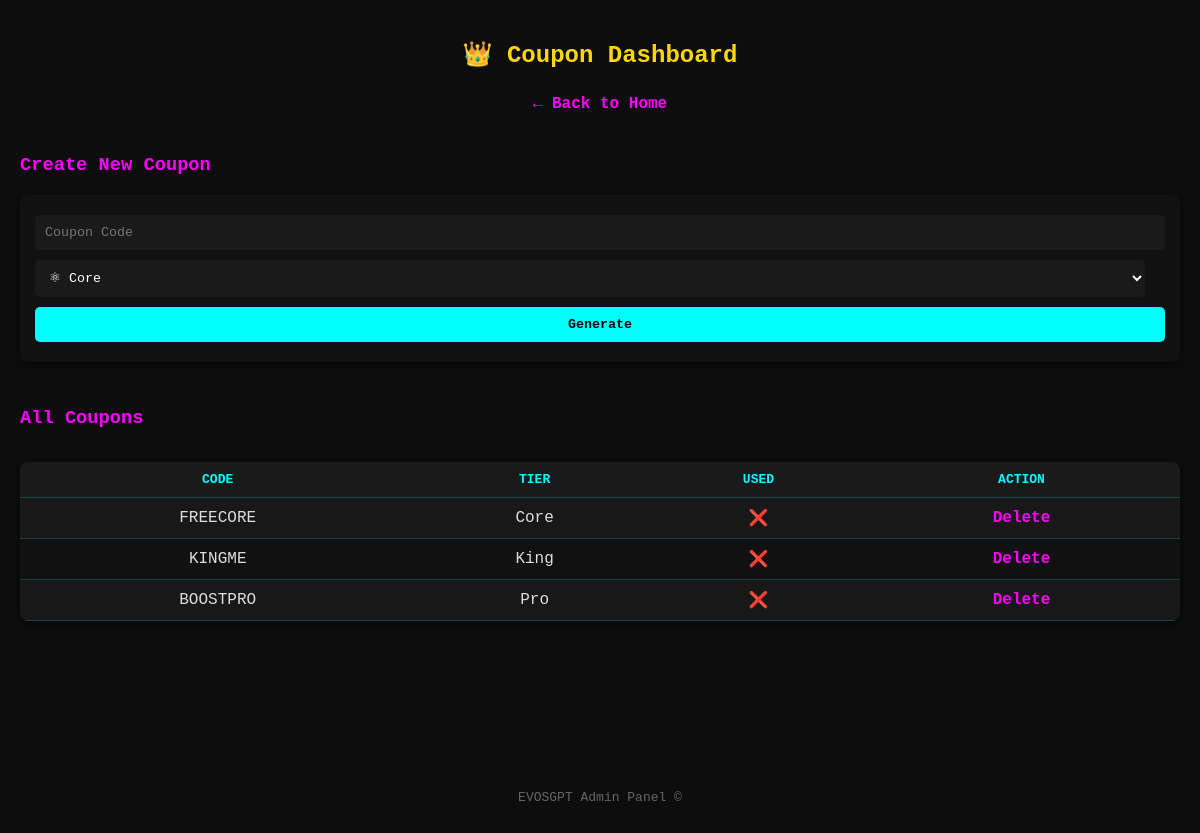
Page /admin/coupons (signed in) on the committed database.
### tables this page shows
CREATE TABLE coupons (
                code TEXT PRIMARY KEY,
                tier TEXT,
                used INTEGER DEFAULT 0
            );

### app.py (the view, shortened to what this page needs)
@app.route("/admin/coupons", methods=["GET", "POST"])
def admin_coupons():
    if session.get("tier") != "Founder":
        flash("⛔ Only Founder-tier can access the coupon panel.")
        return redirect(url_for("index"))
    conn = sqlite3.connect("database/memory.db")
    c = conn.cursor()
    c.execute("SELECT code, tier, used FROM coupons ORDER BY tier")
    coupons = c.fetchall()
    conn.close()
    return render_template("admin_coupons.html", coupons=coupons)

### app.py (called while the page is built, shortened)
@app.after_request
def set_security_headers(resp):
    resp.headers["X-Content-Type-Options"] = "nosniff"
    resp.headers["X-Frame-Options"] = "DENY"
    resp.headers["X-XSS-Protection"] = "0"
    resp.headers["Referrer-Policy"] = "strict-origin-when-cross-origin"
    resp.headers["Content-Security-Policy"] = (
        "default-src 'self' 'unsafe-inline' https://api.commerce.coinbase.com; "
        "img-src 'self' data: https:; "
        "connect-src 'self' https://api.openai.com https://api.commerce.coinbase.com https://api.paystack.co http://localhost:11434; "
        "frame-ancestors 'none';"
    )
    return resp

@app.before_request
def basic_firewall():
    endpoint = request.endpoint or ""
    ip = request.remote_addr or "unknown"
    uid = session.get("user_id", f"ip:{ip}")  # fallback to IP if not logged in
    if ip in blocked_ips and time.time() - blocked_ips[ip] < 300:
        try:
            log_suspicious("Blocked IP", f"Temporary blocked IP {ip}")
        except Exception:
            pass
        return redirect(url_for("index"))
    risky_endpoints = {"login", "register", "index", "upgrade", "paystack_init", "create_crypto_charge", "paystack_upgrade", "webhook_paystack", "webhook_coinbase"}

@app.before_request
def stealth_selftest():
    try:
        if int(time.time()) % 600 < 2:
            log_suspicious("StealthTest", "DarkEvo logger heartbeat check")
    except Exception:
        pass

    def execute(self, sql, params=None):
        if self.db_mode in ("supabase", "postgres"):
            sql = re.sub(r"\?", "%s", sql)
        return self.cursor.execute(sql, params or ())

    def __getattr__(self, name):
        return getattr(self.cursor, name)

    def cursor(self):
        return CompatCursor(self.conn.cursor(), self.db_mode)

    def __getattr__(self, name):
        return getattr(self.conn, name)

    def sqlite_connect_wrapper(path, *args, **kwargs):
        return CompatConnection(_real_sqlite_connect(path, *args, **kwargs), "sqlite")

### templates/admin_coupons.html (shortened to what this page needs)
<!DOCTYPE html>
<html lang="en">
<head>
</head>
<body>
  <h2>👑 Coupon Dashboard</h2>
  <p style="text-align:center;"><a href="{{ url_for('index') }}">← Back to Home</a></p>
  <h3>Create New Coupon</h3>
  <form method="POST">
    <input name="code" placeholder="Coupon Code" required>
    <select name="tier">
      <option value="Core">⚛ Core</option>
    </select>
    <button type="submit">Generate</button>
  </form>
  <h3>All Coupons</h3>
  <table>
    <tr>
      <th>Code</th>
      <th>Tier</th>
      <th>Used</th>
      <th>Action</th>
    </tr>
    {% for code, tier, used in coupons %}
    <tr>
      <td>{{ code }}</td>
      <td>{{ tier }}</td>
      <td>{{ '✅' if used else '❌' }}</td>
      <td>
        <a href="{{ url_for('delete_coupon', code=code) }}" onclick="return confirm('Delete this coupon?')">Delete</a>
      </td>
    </tr>
    {% endfor %}
  </table>
  <div class="footer">
    EVOSGPT Admin Panel © {{ year }}
  </div>
</body>
</html>

### templates/admin_coupons.html (style rules this page uses)
body { background: #0d0d0d; color: #00ffff; font-family: "Courier New", monospace; padding: 20px; margin: 0; min-height: 100vh; display: flex; flex-direction: column; }
h2 { text-align: center; color: gold; margin-bottom: 10px; }
h3 { margin-top: 25px; color: #ff00ff; }
form { background: #111; padding: 15px; border-radius: 8px; box-shadow: 0 2px 8px rgba(0,0,0,0.5); margin-bottom: 20px; }
input, select, button { padding: 10px; margin: 5px 0; border-radius: 5px; border: none; font-family: inherit; }
input, select { width: calc(100% - 20px); background: #1a1a1a; color: #fff; }
button { background: #00ffff; color: #000; font-weight: bold; cursor: pointer; width: 100%; }
table { width: 100%; border-collapse: collapse; margin-top: 15px; background: #111; border-radius: 8px; overflow: hidden; box-shadow: 0 2px 8px rgba(0,0,0,0.6); }
th, td { padding: 10px; border-bottom: 1px solid #00ffff33; text-align: center; }
th { background: #1a1a1a; color: #00ffff; text-transform: uppercase; font-size: 13px; }
tr:nth-child(even) { background: #181818; }
td { color: #ddd; }
a { color: #ff00ff; text-decoration: none; font-weight: bold; }
.footer { margin-top: auto; text-align: center; padding: 15px; color: #666; font-size: 13px; }

### rows in the picture
coupons: code "FREECORE", tier "Core", used "❌"
coupons: code "KINGME", tier "King", used "❌"
coupons: code "BOOSTPRO", tier "Pro", used "❌"
